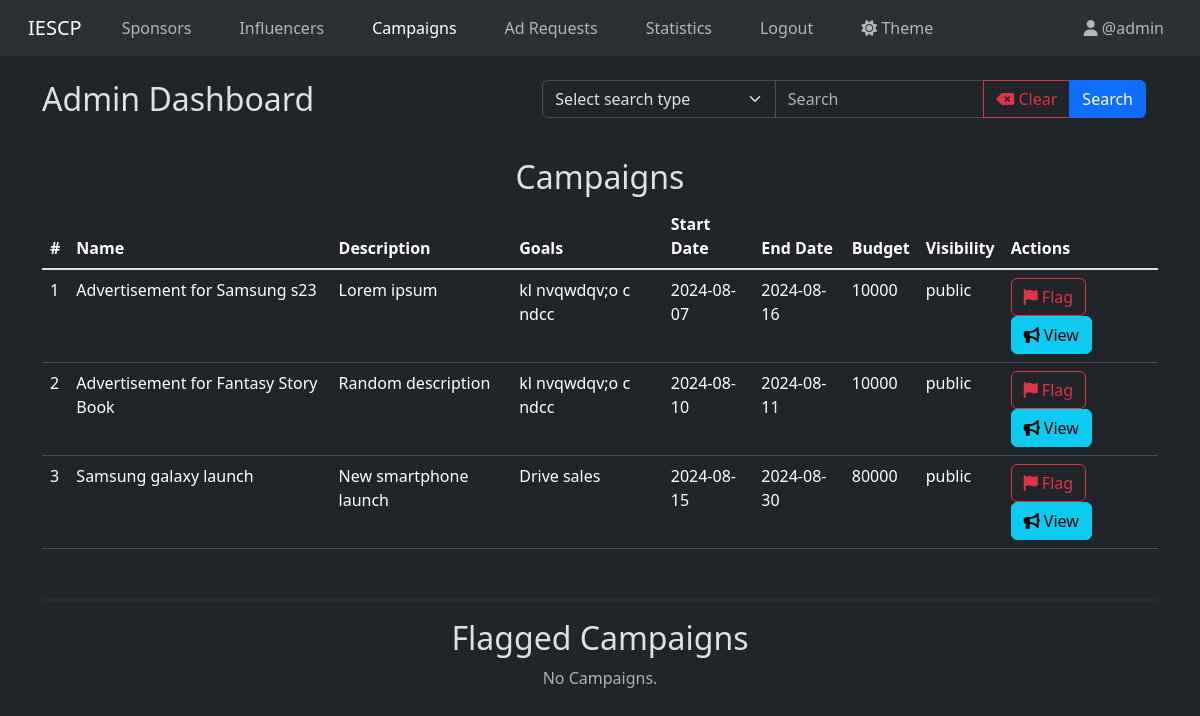
The page /admin/dashboard/all_campaigns (signed in) on the database its author committed.
### models.py (models this page shows)
class User(db.Model, UserMixin):
  __tablename__ = "user"
  id = db.Column(db.Integer, primary_key=True)
  name = db.Column(db.String(50), nullable=False)
  username = db.Column(db.String(50), nullable=False, unique=True)
  password_hash = db.Column(db.String(256), nullable=False)
  user_type = db.Column(db.Enum('influencer', 'sponsor', 'admin'), nullable=False)
  flagged = db.Column(db.Boolean, nullable=False, default=False)
  theme = db.Column(db.Enum('light', 'dark'), nullable=False, default='light')
  category = db.Column(db.String(50), nullable=True)
  niche = db.Column(db.String(50), nullable=True)
  follower_count = db.Column(db.Integer, nullable=True)
  platforms = db.Column(db.String(150), nullable=True)
  industry = db.Column(db.String(50), nullable=True)
  budget = db.Column(db.Integer, nullable=True)

class Campaign(db.Model):
  __tablename__ = "campaign"
  id = db.Column(db.Integer, primary_key=True)
  sponsor_id = db.Column(db.Integer, db.ForeignKey('user.id'), nullable=False)
  name = db.Column(db.String(50), nullable=False)
  description = db.Column(db.String(256), nullable=False)
  start_date = db.Column(db.DateTime, nullable=False)
  end_date = db.Column(db.DateTime, nullable=False)
  progress = db.Column(db.Integer, nullable=False, default=0)
  budget = db.Column(db.Integer, nullable=False)
  visibility = db.Column(db.Enum('public', 'private'), nullable=False)
  goals = db.Column(db.String(256), nullable=False)
  flagged = db.Column(db.Boolean, nullable=False, default=False)
  sponsor = db.relationship('User', backref=db.backref('campaigns', lazy=True))
  ad_requests = db.relationship('Ad_Request', backref='campaign', cascade='all, delete-orphan')

### controllers.py (the view, shortened to what this page needs)
@app.route("/admin/dashboard/all_campaigns", methods=["GET", "POST"])
@login_required
@admin_required
def all_campaigns():
    unflagged_campaigns = Campaign.query.filter_by(flagged=False).all()
    flagged_campaigns = Campaign.query.filter_by(flagged=True).all()
    return render_template("admin/all_campaigns.html", user=current_user, unflagged_campaigns=unflagged_campaigns, flagged_campaigns=flagged_campaigns)

### controllers.py (called while the page is built)
def admin_required(func):
    @wraps(func)
    def wrapper(*args, **kwargs):
        if current_user.user_type != "admin":
            flash("You do not have permission to access this page.", category="danger")
            if current_user.user_type == "influencer":
                return redirect(url_for("influencer_dashboard"))
            elif current_user.user_type == "sponsor":
                return redirect(url_for("sponsor_dashboard"))
        return func(*args, **kwargs)
    return wrapper

@login_manager.user_loader
def load_user(user_id):
    return User.query.get(int(user_id))

### templates/admin/all_campaigns.html (shortened to what this page needs)
{% extends "base.html" %}
{% block content %}
  <div class="d-flex justify-content-between mt-4 mb-4">
    <div><h1 class="h2">Admin Dashboard</h1></div>
    <div>{% include "admin/campaign_search.html" with context %}</div>
  </div>
  <h2 class="h2 text-center">Campaigns</h2>
  {% if unflagged_campaigns | length == 0 %}
    <p class="text-sm text-muted text-center">No Campaigns.</p>
  {% else %}
    <table class="table table-hover">
      <thead>
        <th scope="col">#</th>
        <th scope="col">Name</th>
        <th scope="col">Description</th>
        <th scope="col">Goals</th>
        <th scope="col">Start Date</th>
        <th scope="col">End Date</th>
        <th scope="col">Budget</th>
        <th scope="col">Visibility</th>
        <th scope="col">Actions</th>
      </thead>
      <tbody class="table-group-divider">
        {% for campaign in unflagged_campaigns %}
        {% if campaign.flagged == 0 %}
          <tr>
        {% else %}
          <tr class="table-danger">
        {% endif %}
            <td>{{ loop.index }}</td>
            <td>{{ campaign.name }}</td>
            <td>{{ campaign.description }}</td>
            <td>{{ campaign.goals }}</td>
            <td>{{ campaign.start_date.date() }}</td>
            <td>{{ campaign.end_date.date() }}</td>
            <td>{{ campaign.budget }}</td>
            <td>{{ campaign.visibility }}</td>
            <td>
              {% if campaign.flagged == 0 %}
                <a href="{{url_for("admin_flag_campaign", campaign_id=campaign.id)}}" class="btn btn-outline-danger"><i class="fa-solid fa-flag"></i> Flag</a>
              {% else %}
                <a href="{{url_for("admin_unflag_campaign", campaign_id=campaign.id)}}" class="btn btn-outline-success"><i class="fa-solid fa-flag"></i> Unflag</a>
              {% endif %}
              <a href="{{url_for("admin_view_campaign", campaign_id=campaign.id)}}" class="btn btn-info"><i class="fa-solid fa-bullhorn"></i> View</a>
            </td>
          </tr>
        {% endfor %}
      </tbody>
    </table>
  {% endif %}
  <hr class="border border-3 border-dark-subtle mt-5">
  <h2 class="h2 text-center">Flagged Campaigns</h2>
  {% if flagged_campaigns | length == 0 %}
    <p class="text-sm text-muted text-center">No Campaigns.</p>
  {% endif %}
{% endblock %}

### templates/navbar.html (shortened to what this page needs)
<nav class="navbar navbar-expand-lg bg-body-tertiary">
  <div class="container-fluid">
    {% if user and user.user_type == "admin" %}
      <a class="navbar-brand mx-3" href="{{url_for('admin_dashboard')}}">IESCP</a>
    {% elif user and user.user_type == "influencer" %}
      <a class="navbar-brand mx-3" href="{{url_for('influencer_dashboard')}}">IESCP</a>
    {% elif user and user.user_type == "sponsor" %}
      <a class="navbar-brand mx-3" href="{{url_for('sponsor_dashboard')}}">IESCP</a>
    {% else %}
      <a class="navbar-brand mx-3" href="{{url_for('user_login')}}">IESCP</a>
    {% endif %}
    <div class="collapse navbar-collapse" id="navbarNav">
      {% if user %}
        {% if user.user_type == "admin" %}
          <ul class="navbar-nav me-auto">
            <li class="nav-item mx-3">
              <a class="{{ 'nav-link active' if request.path == url_for('admin_dashboard') else 'nav-link' }}" href="{{url_for('admin_dashboard')}}">Sponsors</a>
            </li>
            <li class="nav-item mx-3">
              <a class="{{ 'nav-link active' if request.path == url_for('all_influencers') else 'nav-link' }}" href="{{url_for('all_influencers')}}">Influencers</a>
            </li>
            <li class="nav-item mx-3">
              <a class="{{ 'nav-link active' if request.path == url_for('all_campaigns') else 'nav-link' }}" href="{{url_for('all_campaigns')}}">Campaigns</a>
            </li>
            <li class="nav-item mx-3">
              <a class="{{ 'nav-link active' if request.path == url_for('all_ad_requests') else 'nav-link' }}" href="{{url_for('all_ad_requests')}}">Ad Requests</a>
            </li>
            <li class="nav-item mx-3">
              <a class="{{ 'nav-link active' if request.path == url_for('admin_statistics') else 'nav-link' }}" href="{{url_for('admin_statistics')}}">Statistics</a>
            </li>
            <li class="nav-item mx-3">
              <a class="nav-link btn btn-outline-danger" href="{{url_for('logout')}}">Logout</a>
            </li>
            <li class="nav-item mx-3">
              <a class="nav-link" href="{{url_for('change_theme')}}">
                {% if user.theme == 'light' %}
                  <i class="fa-solid fa-moon"></i>
                {% else %}
                  <i class="fa-solid fa-sun"></i>
                {% endif %}
                Theme
              </a>
            </li>
          </ul>
          <ul class="navbar-nav">
            <li class="nav-item">
              <a class="nav-link mx-3" href="{{url_for('admin_profile')}}"><i class="fa-solid fa-user"></i> @{{user.username}}</a>
            </li>
          </ul>
        {% endif %}
      {% endif %}
    </div>
  </div>
</nav>

### rows shown on the page
User: username "admin"
Campaign: name "Advertisement for Samsung s23", description "Lorem ipsum", goals "kl nvqwdqv;o c ndcc", start_date "2024-08-07", end_date "2024-08-16", budget "10000", visibility "public"
Campaign: name "Advertisement for Fantasy Story Book", description "Random description", goals "kl nvqwdqv;o c ndcc", start_date "2024-08-10", end_date "2024-08-11", budget "10000", visibility "public"
Campaign: name "Samsung galaxy launch", description "New smartphone launch", goals "Drive sales", start_date "2024-08-15", end_date "2024-08-30", budget "80000", visibility "public"
